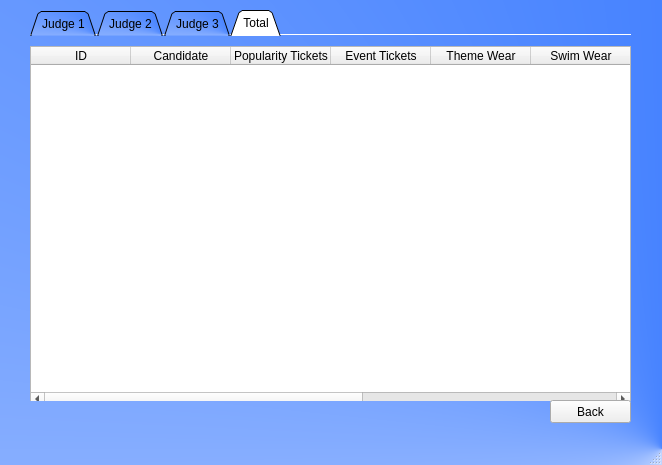
<?xml version="1.0" encoding="UTF-8"?>
<ui version="4.0">
 <class>MainWindow</class>
 <widget class="QMainWindow" name="MainWindow">
  <property name="geometry">
   <rect>
    <x>0</x>
    <y>0</y>
    <width>662</width>
    <height>465</height>
   </rect>
  </property>
  <property name="windowTitle">
   <string>MainWindow</string>
  </property>
  <property name="styleSheet">
   <string notr="true">#MainWindow
{
background-color: qconicalgradient(cx:1, cy:0.966, angle:0, stop:0 rgba(10, 90, 255, 255), stop:1 rgba(255, 255, 255, 255));
}</string>
  </property>
  <widget class="QWidget" name="centralwidget">
   <widget class="QTabWidget" name="tabWidget">
    <property name="geometry">
     <rect>
      <x>30</x>
      <y>10</y>
      <width>601</width>
      <height>391</height>
     </rect>
    </property>
    <property name="styleSheet">
     <string notr="true">#tabWidget
{
background-color: qconicalgradient(cx:1, cy:0.966, angle:0, stop:0 rgba(10, 90, 255, 255), stop:1 rgba(255, 255, 255, 255));
}</string>
    </property>
    <property name="tabPosition">
     <enum>QTabWidget::North</enum>
    </property>
    <property name="tabShape">
     <enum>QTabWidget::Triangular</enum>
    </property>
    <property name="currentIndex">
     <number>3</number>
    </property>
    <property name="elideMode">
     <enum>Qt::ElideLeft</enum>
    </property>
    <property name="usesScrollButtons">
     <bool>false</bool>
    </property>
    <property name="documentMode">
     <bool>true</bool>
    </property>
    <property name="tabsClosable">
     <bool>false</bool>
    </property>
    <property name="movable">
     <bool>false</bool>
    </property>
    <property name="tabBarAutoHide">
     <bool>false</bool>
    </property>
    <widget class="QWidget" name="tab">
     <attribute name="title">
      <string>Judge 1</string>
     </attribute>
     <widget class="QTableWidget" name="tableWidgetJ1">
      <property name="geometry">
       <rect>
        <x>0</x>
        <y>10</y>
        <width>601</width>
        <height>361</height>
       </rect>
      </property>
      <column>
       <property name="text">
        <string>ID</string>
       </property>
      </column>
      <column>
       <property name="text">
        <string>Candidate</string>
       </property>
      </column>
      <column>
       <property name="text">
        <string>Popularity Tickets</string>
       </property>
      </column>
      <column>
       <property name="text">
        <string>Event Tickets</string>
       </property>
      </column>
      <column>
       <property name="text">
        <string>Theme Wear</string>
       </property>
      </column>
      <column>
       <property name="text">
        <string>Swim Wear</string>
       </property>
      </column>
      <column>
       <property name="text">
        <string>Confidence</string>
       </property>
      </column>
      <column>
       <property name="text">
        <string>Audience Impact</string>
       </property>
      </column>
      <column>
       <property name="text">
        <string>Total</string>
       </property>
      </column>
     </widget>
    </widget>
    <widget class="QWidget" name="tab_2">
     <attribute name="title">
      <string>Judge 2</string>
     </attribute>
     <widget class="QTableWidget" name="tableWidgetJ2">
      <property name="geometry">
       <rect>
        <x>0</x>
        <y>10</y>
        <width>601</width>
        <height>361</height>
       </rect>
      </property>
      <column>
       <property name="text">
        <string>ID</string>
       </property>
      </column>
      <column>
       <property name="text">
        <string>Candidate</string>
       </property>
      </column>
      <column>
       <property name="text">
        <string>Popularity Tickets</string>
       </property>
      </column>
      <column>
       <property name="text">
        <string>Event Tickets</string>
       </property>
      </column>
      <column>
       <property name="text">
        <string>Theme Wear</string>
       </property>
      </column>
      <column>
       <property name="text">
        <string>Swim Wear</string>
       </property>
      </column>
      <column>
       <property name="text">
        <string>Confidence</string>
       </property>
      </column>
      <column>
       <property name="text">
        <string>Audience Impact</string>
       </property>
      </column>
      <column>
       <property name="text">
        <string>Total</string>
       </property>
      </column>
     </widget>
    </widget>
    <widget class="QWidget" name="tab_3">
     <attribute name="title">
      <string>Judge 3</string>
     </attribute>
     <widget class="QTableWidget" name="tableWidgetJ3">
      <property name="geometry">
       <rect>
        <x>0</x>
        <y>10</y>
        <width>601</width>
        <height>361</height>
       </rect>
      </property>
      <column>
       <property name="text">
        <string>ID</string>
       </property>
      </column>
      <column>
       <property name="text">
        <string>Candidate</string>
       </property>
      </column>
      <column>
       <property name="text">
        <string>Popularity Tickets</string>
       </property>
      </column>
      <column>
       <property name="text">
        <string>Event Tickets</string>
       </property>
      </column>
      <column>
       <property name="text">
        <string>Theme Wear</string>
       </property>
      </column>
      <column>
       <property name="text">
        <string>Swim Wear</string>
       </property>
      </column>
      <column>
       <property name="text">
        <string>Confidence</string>
       </property>
      </column>
      <column>
       <property name="text">
        <string>Audience Impact</string>
       </property>
      </column>
      <column>
       <property name="text">
        <string>Total</string>
       </property>
      </column>
     </widget>
    </widget>
    <widget class="QWidget" name="tab_4">
     <attribute name="title">
      <string>Total</string>
     </attribute>
     <widget class="QTableWidget" name="tableWidgetTotal">
      <property name="geometry">
       <rect>
        <x>0</x>
        <y>10</y>
        <width>601</width>
        <height>361</height>
       </rect>
      </property>
      <column>
       <property name="text">
        <string>ID</string>
       </property>
      </column>
      <column>
       <property name="text">
        <string>Candidate</string>
       </property>
      </column>
      <column>
       <property name="text">
        <string>Popularity Tickets</string>
       </property>
      </column>
      <column>
       <property name="text">
        <string>Event Tickets</string>
       </property>
      </column>
      <column>
       <property name="text">
        <string>Theme Wear</string>
       </property>
      </column>
      <column>
       <property name="text">
        <string>Swim Wear</string>
       </property>
      </column>
      <column>
       <property name="text">
        <string>Confidence</string>
       </property>
      </column>
      <column>
       <property name="text">
        <string>Audience Impact</string>
       </property>
      </column>
      <column>
       <property name="text">
        <string>Total</string>
       </property>
      </column>
     </widget>
    </widget>
   </widget>
   <widget class="QPushButton" name="pushButton">
    <property name="geometry">
     <rect>
      <x>550</x>
      <y>400</y>
      <width>81</width>
      <height>23</height>
     </rect>
    </property>
    <property name="text">
     <string>Back</string>
    </property>
   </widget>
  </widget>
  <widget class="QMenuBar" name="menubar">
   <property name="geometry">
    <rect>
     <x>0</x>
     <y>0</y>
     <width>662</width>
     <height>21</height>
    </rect>
   </property>
  </widget>
  <widget class="QStatusBar" name="statusbar"/>
 </widget>
 <resources/>
 <connections/>
</ui>
